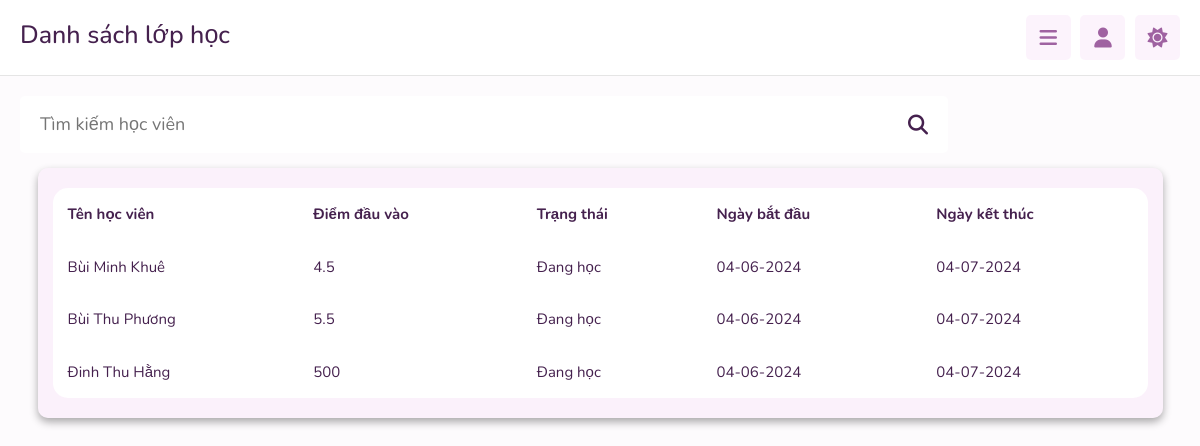
/danhsachhs.php?id=21 (signed in), run on the app's committed database.
### tables this page shows
CREATE TABLE `lop_hs` (
  `id` int(11) NOT NULL,
  `id_lop` int(11) NOT NULL,
  `id_hs` int(11) NOT NULL
);

CREATE TABLE `hocsinh` (
  `id` int(11) NOT NULL,
  `anh` varchar(255) NOT NULL,
  `hoten` varchar(255) NOT NULL,
  `diemdauvao` float NOT NULL,
  `diachi` varchar(255) NOT NULL,
  `sdt` varchar(10) NOT NULL,
  `trangthai` varchar(255) NOT NULL
);

CREATE TABLE `lophoc` (
  `id` int(11) NOT NULL,
  `tenlop` varchar(255) NOT NULL,
  `id_khoahoc` int(11) NOT NULL,
  `batdau` date NOT NULL,
  `ketthuc` date NOT NULL,
  `sohocvien` int(11) DEFAULT 0
);

### danhsachhs.php (the view, shortened to what this page needs)
<?php
include "connect.php";
$id = $_GET['id'];
$tim = "";
$sql1 = "SELECT * FROM hocsinh join lop_hs on lop_hs.id_hs = hocsinh.id
join lophoc on lop_hs.id_lop = lophoc.id
where lophoc.id=$id and hocsinh.hoten LIKE '%$tim%' ";
$stmt = $conn->prepare($sql1);
$query = $stmt->execute();
?>
<!DOCTYPE html>
<html lang="en">
<head>
   <link href="https://cdn.jsdelivr.net/npm/bootstrap@5.3.3/dist/css/bootstrap.min.css" rel="stylesheet">
   <link rel="stylesheet" href="https://cdnjs.cloudflare.com/ajax/libs/font-awesome/6.1.2/css/all.min.css">
   <link rel="stylesheet" href="css/style.css">
</head>
<body>
<header class="header">
   <section class="flex">
        <h1>Danh sách lớp học</h1>
        <?php
    include "sidebar_ad.php";
    ?>
<section class="courses">
    <div class="tieude">
     <form action="" method="post" class="search-tutor">
      <input type="text" name="tim" placeholder="Tìm kiếm học viên" maxlength="100">
      <button type="submit" class="fas fa-search" name="search_tutor"></button>
     </form>
    </div>
<div class="container">
   <div class="bgtable">
   <table class="mytable" >
	  <thead>
	    <tr>
	      <th>Tên học viên</th>
	      <th>Điểm đầu vào</th>
          <th>Trạng thái</th>
          <th>Ngày bắt đầu</th>
          <th>Ngày kết thúc</th>
	    </tr>
	  </thead>
	  <tbody>
      <?php
                if($query){
                    while($row = $stmt->fetch(PDO::FETCH_ASSOC)){
                        $batdau = date('d-m-Y', strtotime($row["batdau"]));
                        $ketthuc = date('d-m-Y', strtotime($row["ketthuc"]));
                ?>
                    <tr>
                        <td><?php echo $row["hoten"]?></td>
                        <td><?php echo $row["diemdauvao"]?></td>
                        <td><?php echo $row["trangthai"]?></td>
                        <td><?php echo $batdau?></td>
                        <td><?php echo $ketthuc?></td>
                    </tr>
                    <?php
                    }
                }
                ?>
  	  </tbody>
</table>
   </div>
</div>
</section>
</body>
</html>

### css/style.css (style rules this page uses)
:root { --main-color:#db8ade; --red:#e74c3c; --orange:#f39c12; --light-color:#888; --light-bg:#f5dcf51a; --light-bg2:#f5dcf55b; --black:#45214e; --white:#fff; --border:.1rem solid rgba(124, 124, 124, 0.2); }
* { font-family: 'Nunito', sans-serif; margin:0; padding:0; box-sizing: border-box; outline: none; border:none; text-decoration: none; }
html { font-size: 62.5%; overflow-x: hidden; }
body { background-color: var(--light-bg); padding-left: 30rem; }
section { padding:2rem; margin: 0 auto; max-width: 1200px; }
.header { position: sticky; top:0; left:0; right: 0; background-color: var(--white); z-index: 1000; border-bottom: var(--border); }
.header .flex { display: flex; align-items: center; justify-content: space-between; position: relative; padding: 1.5rem 2rem; }
.tieude { display: ruby-text; }
.tieude form { width: 80%; }
@media (max-width:1200px) { body { padding-left: 0; } }
.courses .search-tutor { margin-bottom: 2rem; border-radius: .5rem; background-color: var(--white); padding: 1.5rem 2rem; display: flex; align-items: center; gap: 1.5rem; }
.courses .search-tutor input { width: 100%; background: none; font-size: 1.8rem; color: var(--black); }
.courses .search-tutor button { font-size: 2rem; color: var(--black); cursor: pointer; background:none; }
h1 { color: var(--black); }
th, td { font-size: 15px; }
table { font-size: 20px; }
.bgtable { background-color:var(--light-bg2); box-shadow: rgba(0, 0, 0, 0.333) 0px 0.4rem 0.8rem; padding: 20px 15px; border-radius: 10px; }
.mytable { width: 100%; background-color:var(--white); border-radius: 15px; }
.mytable th,td { padding: 15px; color: var(--black); }

### data on the page
lop_hs: id_hs.hoten "Bùi Minh Khuê", id_hs.diemdauvao "4.5", id_hs.trangthai "Đang học", id_lop.batdau "04-06-2024", id_lop.ketthuc "04-07-2024"
lop_hs: id_hs.hoten "Bùi Thu Phương", id_hs.diemdauvao "5.5", id_hs.trangthai "Đang học", id_lop.batdau "04-06-2024", id_lop.ketthuc "04-07-2024"
lop_hs: id_hs.hoten "Đinh Thu Hằng", id_hs.diemdauvao "500", id_hs.trangthai "Đang học", id_lop.batdau "04-06-2024", id_lop.ketthuc "04-07-2024"
